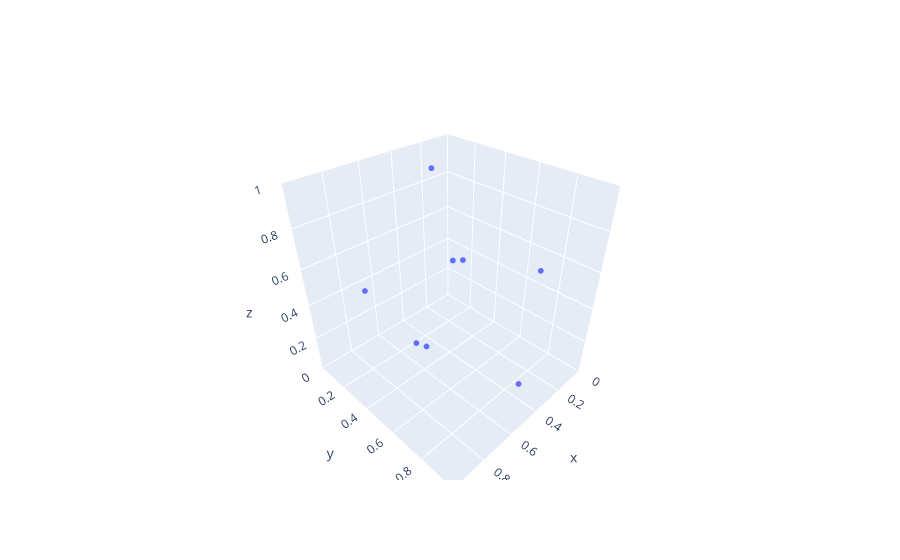

Notebook cell for this chart:
### Code cell
fig_qmc = go.Figure(data=[go.Scatter3d(x=x_qmc, y=y_qmc, z=z_qmc,
                                   mode='markers',
                                          marker=dict(
                                          size=2,
                                        ))])

fig_qmc.update_layout(
        scene = dict(
          xaxis=dict(range=[0, x_max], autorange=False),
          yaxis=dict(range=[0, y_max], autorange=False),
          zaxis=dict(range=[0, z_max], autorange=False),
        ))

fig_qmc.show()

### Figure 1 — Plotly figure (JSON) as saved in the notebook; plotly's stock layout.template omitted (floating-point values rounded to 4 significant figures)
{"data": [{"marker": {"size": 2}, "mode": "markers", "type": "scatter3d", "x": [0.7158, 0.1738, 0.4579, 0.9315, 0.8556, 0.2512, 0.09786, 0.509], "y": [0.5522, 0.04916, 0.9162, 0.4189, 0.8547, 0.3556, 0.7387, 0.2376], "z": [0.3182, 0.8747, 0.164, 0.6539, 0.9431, 0.4998, 0.5386, 0.02925]}], "layout": {"scene": {"xaxis": {"autorange": false, "range": [0, 1]}, "yaxis": {"autorange": false, "range": [0, 1]}, "zaxis": {"autorange": false, "range": [0, 1]}}}}
